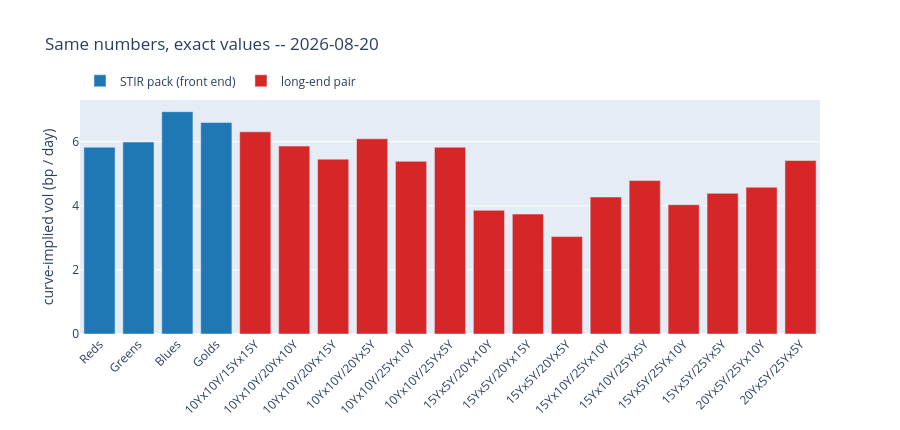

Notebook source saved alongside this figure:
### Code cell
_bar = pd.concat([
    TS_STIR.assign(leg="STIR pack (front end)")[["key", "y", "leg"]],
    TS_LONG.assign(leg="long-end pair")[["key", "y", "leg"]]])
fig2 = go.Figure()
for leg, colr in (("STIR pack (front end)", "#1f77b4"), ("long-end pair", "#d62728")):
    sub = _bar[_bar["leg"] == leg]
    fig2.add_trace(go.Bar(x=sub["key"], y=sub["y"], name=leg, marker_color=colr,
                          hovertemplate="%{x}<br>%{y:.3f} bp/day<extra></extra>"))
fig2.update_layout(title=f"Same numbers, exact values -- {ASOF.date()}",
                   yaxis_title="curve-implied vol (bp / day)", height=430,
                   xaxis_tickangle=-45, barmode="group",
                   legend=dict(orientation="h", yanchor="bottom", y=1.02, x=0))
fig2.show()

### Figure 1 — Plotly figure (JSON) as saved in the notebook; plotly's stock layout.template omitted (floating-point values rounded to 4 significant figures)
{"data": [{"hovertemplate": "%{x}<br>%{y:.3f} bp/day<extra></extra>", "marker": {"color": "#1f77b4"}, "name": "STIR pack (front end)", "type": "bar", "x": ["Reds", "Greens", "Blues", "Golds"], "y": [5.83, 5.991, 6.938, 6.6]}, {"hovertemplate": "%{x}<br>%{y:.3f} bp/day<extra></extra>", "marker": {"color": "#d62728"}, "name": "long-end pair", "type": "bar", "x": ["10Yx10Y/15Yx15Y", "10Yx10Y/20Yx10Y", "10Yx10Y/20Yx15Y", "10Yx10Y/20Yx5Y", "10Yx10Y/25Yx10Y", "10Yx10Y/25Yx5Y", "15Yx5Y/20Yx10Y", "15Yx5Y/20Yx15Y", "15Yx5Y/20Yx5Y", "15Yx10Y/25Yx10Y", "15Yx10Y/25Yx5Y", "15Yx5Y/25Yx10Y", "15Yx5Y/25Yx5Y", "20Yx5Y/25Yx10Y", "20Yx5Y/25Yx5Y"], "y": [6.309, 5.864, 5.458, 6.092, 5.39, 5.83, 3.859, 3.744, 3.039, 4.275, 4.788, 4.036, 4.39, 4.581, 5.414]}], "layout": {"barmode": "group", "height": 430, "legend": {"orientation": "h", "x": 0, "y": 1.02, "yanchor": "bottom"}, "title": {"text": "Same numbers, exact values -- 2026-08-20"}, "xaxis": {"tickangle": -45}, "yaxis": {"title": {"text": "curve-implied vol (bp / day)"}}}}
